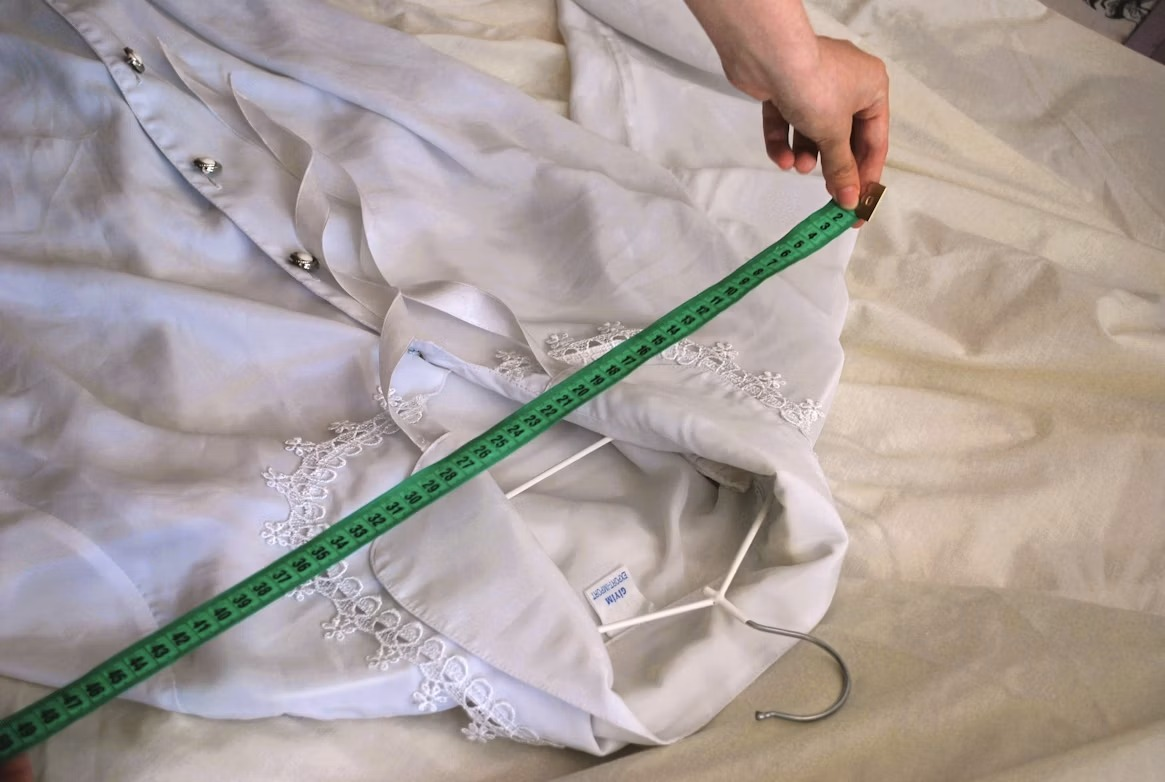
#> input picture frontend/images/about-truefit.jpg, 1165 x 782 px
$ python -i pipeline.py   (imports and definitions only)
#> lines starting #> are read from the running program, lines starting #| are printed output that depends on the picture; after the words box and inside, x2 and y2 are one past the last pixel; in counts of white or black regions, pixels touching at a corner belong together
import numpy as np
import cv2
from PIL import Image
from transformers import pipeline

# [1 line that did not run here, left out]


def auto_detect_reference_width(image_cv, expected_ratio=29.7 / 21.0, ratio_tolerance=0.2):
    """
    Tries to automatically find an A4 sheet in the photo and return its
    longer side length in pixels. Returns None if no confident match is
    found, so the caller can fall back to a manual value.
    """
    hsv = cv2.cvtColor(image_cv, cv2.COLOR_BGR2HSV)

    lower_white = np.array([0, 0, 200])
    upper_white = np.array([180, 30, 255])
    mask_white = cv2.inRange(hsv, lower_white, upper_white)

    contours, _ = cv2.findContours(mask_white, cv2.RETR_EXTERNAL, cv2.CHAIN_APPROX_SIMPLE)

    best_candidate = None
    best_score = -1
    image_area = image_cv.shape[0] * image_cv.shape[1]

    for c in contours:
        area = cv2.contourArea(c)
        if area < image_area * 0.01 or area > image_area * 0.6:
            continue

        peri = cv2.arcLength(c, True)
        approx = cv2.approxPolyDP(c, 0.03 * peri, True)
        if len(approx) != 4:
            continue

        x, y, w, h = cv2.boundingRect(c)
        long_side, short_side = max(w, h), min(w, h)
        if short_side == 0:
            continue

        ratio = long_side / short_side
        ratio_diff = abs(ratio - expected_ratio)

        if ratio_diff <= ratio_tolerance:
            rect_fill = area / (w * h)
            score = area * rect_fill * (1 - ratio_diff)
            if score > best_score:
                best_score = score
                best_candidate = long_side

    return best_candidate


def process_garment_image(image_path, reference_object_width_px=None, reference_object_cm=21.0):
#> called with image_path = 'frontend/images/about-truefit.jpg', reference_object_cm = 21
    img = Image.open(image_path)
#> img is the input picture: PIL image 1165x782 RGB; mean R, G, B 170.6, 159.5, 156
    if img.width > img.height:
        img = img.rotate(-90, expand=True)
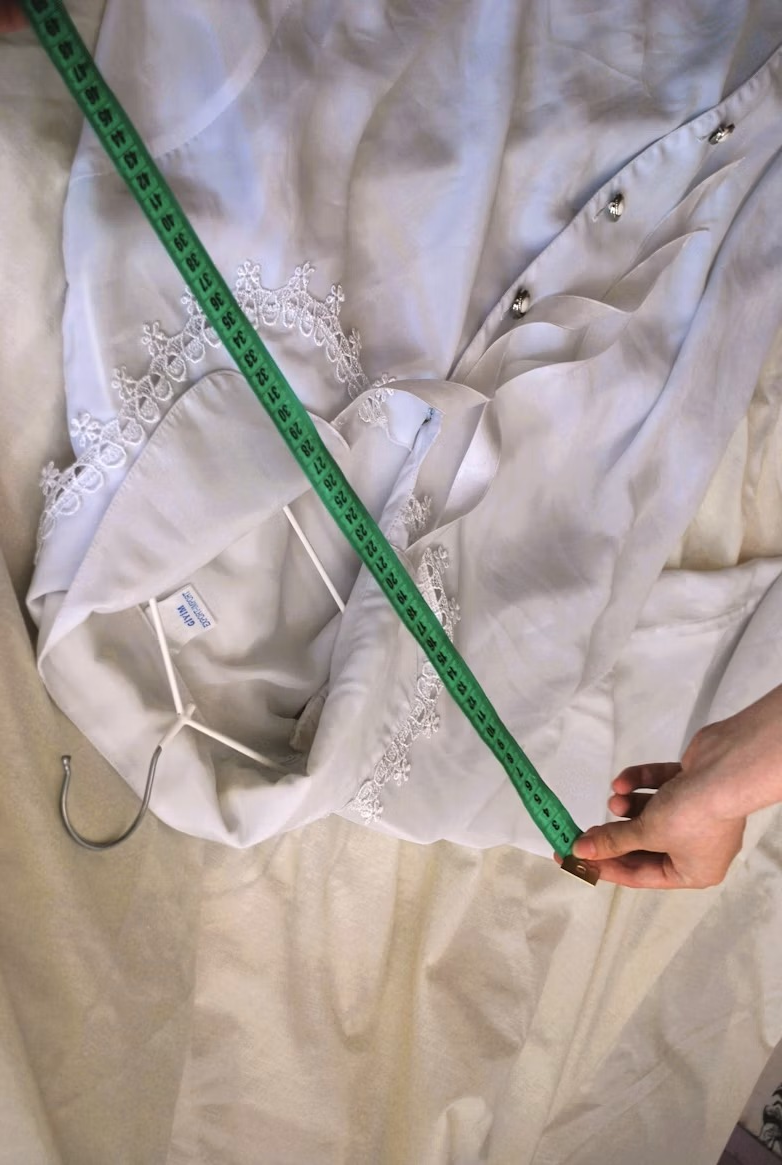
#> img: PIL image 782x1165 RGB; mean R, G, B 170.6, 159.5, 156

    reference_auto_detected = False
    if reference_object_width_px is None:
        image_cv = cv2.cvtColor(np.array(img), cv2.COLOR_RGB2BGR)
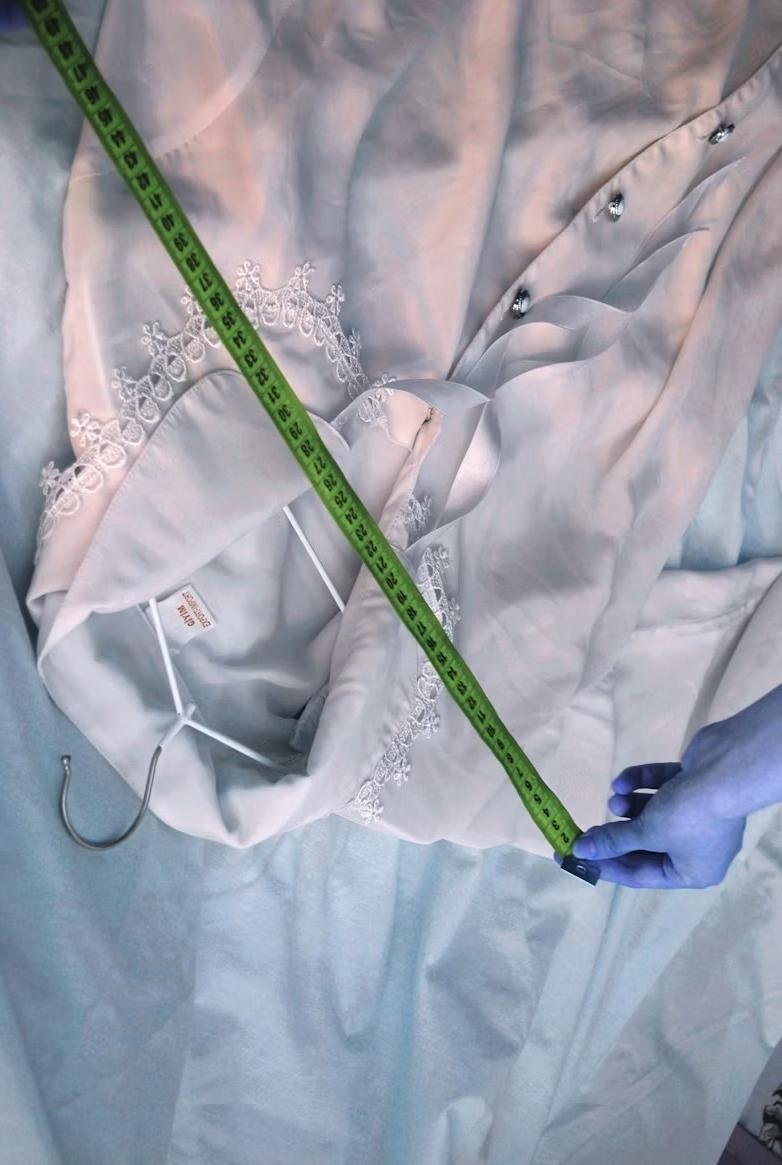
#> image_cv: shape (1165, 782, 3); mean R, G, B 156, 159.5, 170.6
        detected = auto_detect_reference_width(image_cv)
#> in auto_detect_reference_width, `hsv = cv2.cvtColor(image_cv, cv2.COLOR_BGR2HSV)`: hsv: shape (1165, 782, 3); mean H, S, V 68.5, 37.9, 175.1
#> in auto_detect_reference_width, `mask_white = cv2.inRange(hsv, lower_white, upper_white)`:
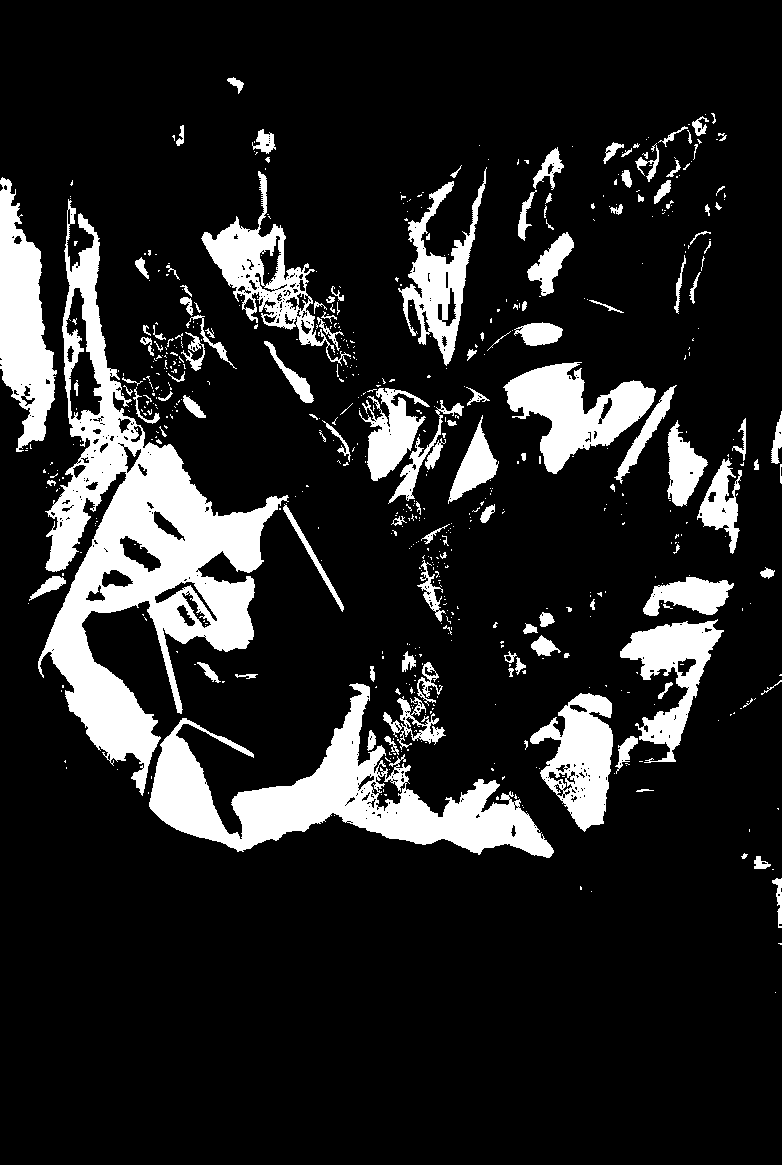
#> mask_white: shape (1165, 782); 14.8% white; 635 white regions (502 under 20 px)
#> in auto_detect_reference_width, `contours, _ = cv2.findContours(mask_white, cv2.RETR_EXTERNAL, cv2.CHAI..`: contours = 616 contours, 524 with area under 20; largest, box (x1, y1, x2, y2) and area: (38, 199, 289, 796) 45327, (149, 683, 554, 858) 22748, (0, 177, 57, 452) 8674, (503, 362, 656, 474) 7762, (201, 171, 351, 366) 7066
#> the loop in auto_detect_reference_width, `for c in contours:` made 616 passes
#> area on passes 5, 7, 45: 171, 111.5, 272.5
#> after the loop in auto_detect_reference_width, `for c in contours:`: best_score = -1
        if detected is not None:
            reference_object_width_px = detected
            reference_auto_detected = True
        else:
#> (the run stopped early here; a loop or call above may not have finished)

$ run again, on frontend/images/customer.jpg
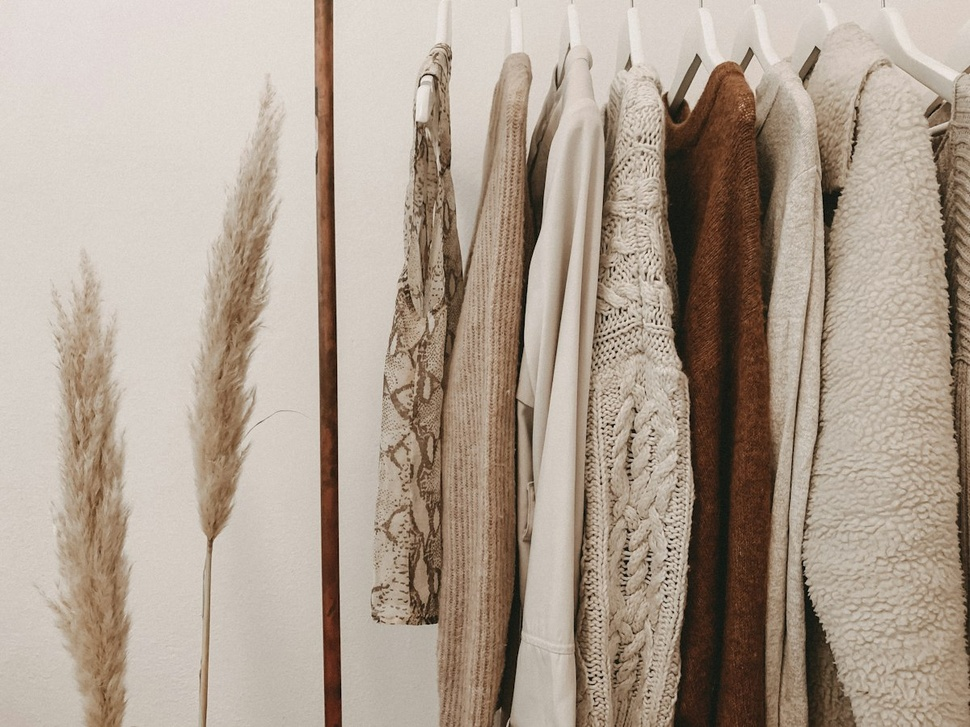
#> input picture frontend/images/customer.jpg, 970 x 727 px, shrunk from 1200 x 900 before the run
#> in process_garment_image, img is the input picture: PIL image 970x727 RGB; mean R, G, B 173.4, 158.8, 144.6
#> img: PIL image 727x970 RGB
#> in process_garment_image, `image_cv = cv2.cvtColor(np.array(img), cv2.COLOR_RGB2BGR)`:
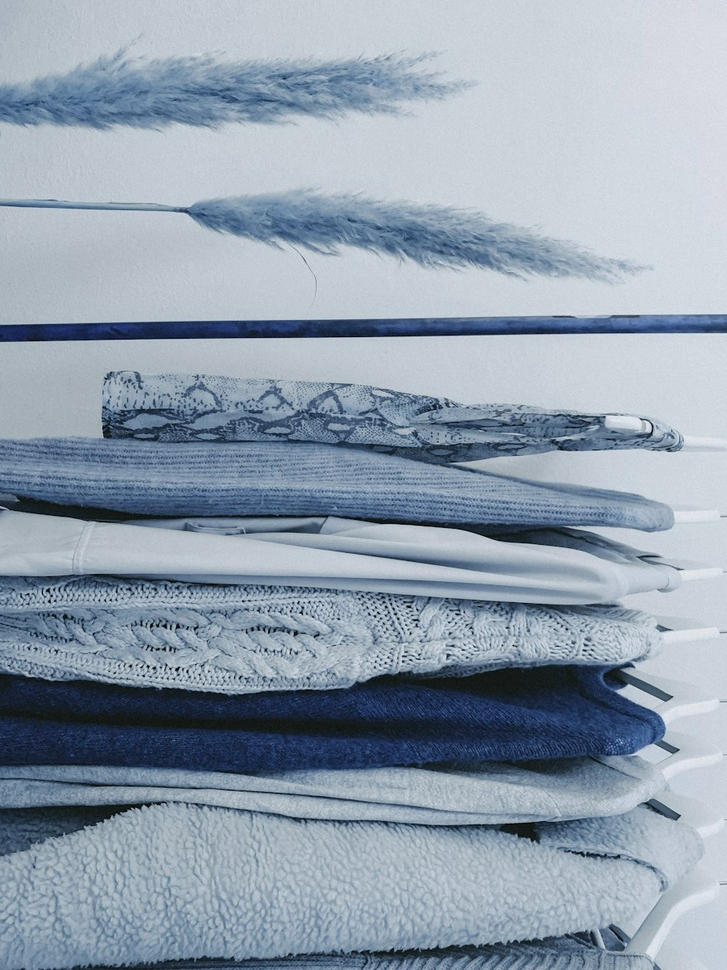
#> image_cv: shape (970, 727, 3); mean R, G, B 144.6, 158.8, 173.4
#> hsv: shape (970, 727, 3); mean H, S, V 15.3, 53.9, 173.4
#> in auto_detect_reference_width, `mask_white = cv2.inRange(hsv, lower_white, upper_white)`:
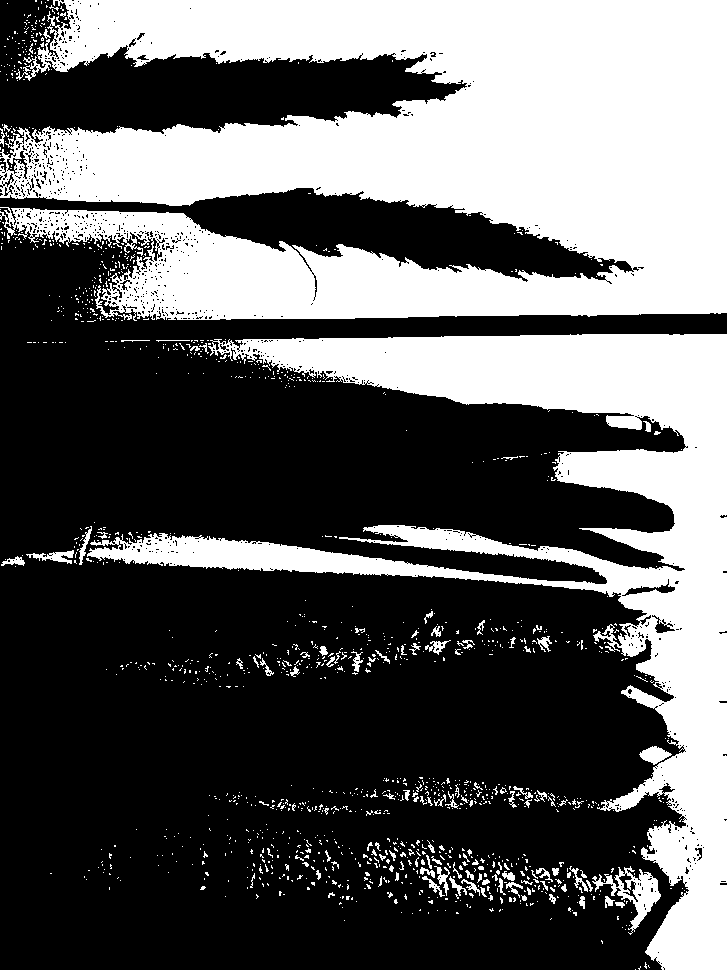
#> mask_white: shape (970, 727); 37.4% white; 1343 white regions (1233 under 20 px)
#> contours = 1340 contours, 1293 with area under 20; largest, box (x1, y1, x2, y2) and area: (0, 0, 727, 321) 164618, (87, 334, 727, 970) 85624, (592, 866, 661, 935) 1438, (639, 746, 672, 765) 317, (26, 550, 74, 564) 224
#> the loop in auto_detect_reference_width, `for c in contours:` made 1340 passes
#> area on passes 33, 53, 55: 26.5, 44.5, 37.5
#> after the loop in auto_detect_reference_width, `for c in contours:`: best_score = -1

$ run again, on frontend/images/sample-garment-a4.jpg
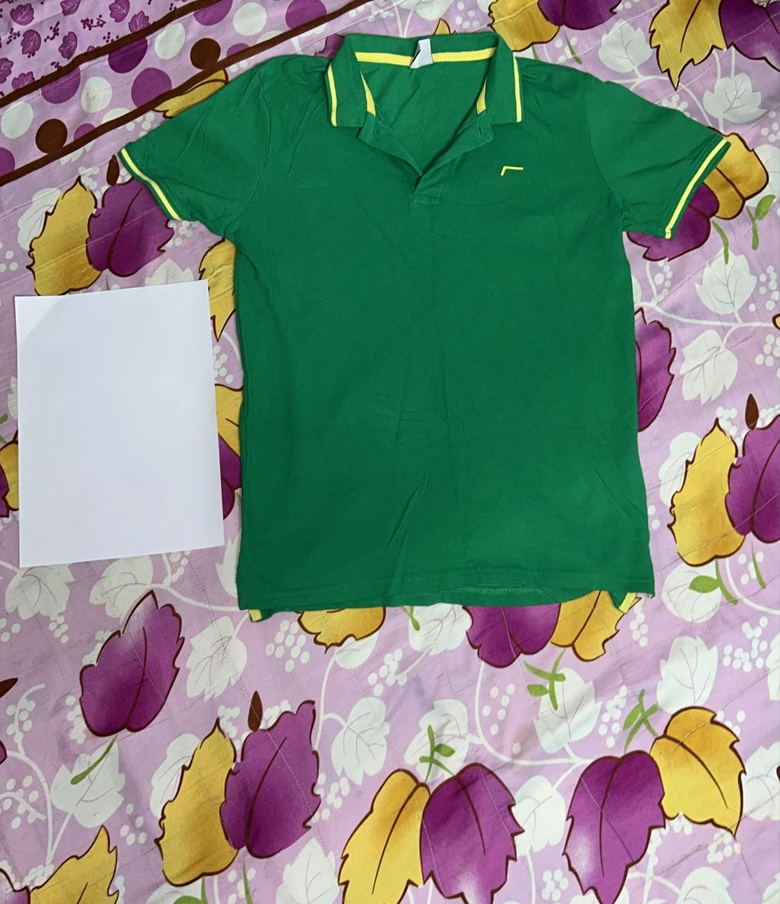
#> input picture frontend/images/sample-garment-a4.jpg, 780 x 904 px, shrunk from 1381 x 1600 before the run
#> in process_garment_image, img is the input picture: PIL image 780x904 RGB; mean R, G, B 123.3, 138.4, 127
#> hsv: shape (904, 780, 3); mean H, S, V 97.6, 120.8, 155.6
#> in auto_detect_reference_width, `mask_white = cv2.inRange(hsv, lower_white, upper_white)`:
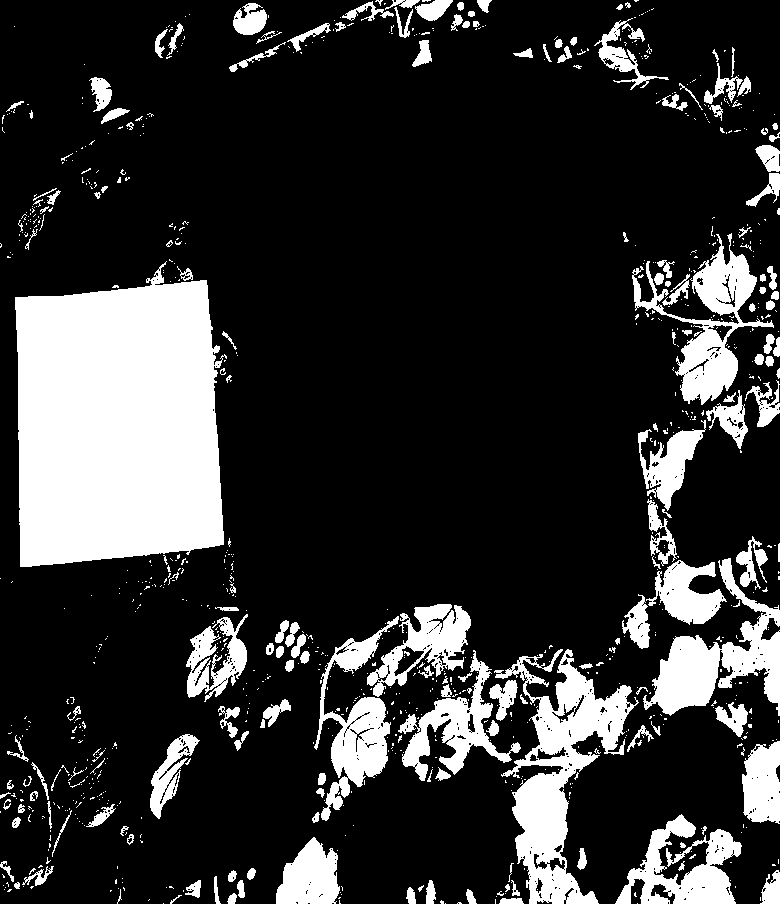
#> mask_white: shape (904, 780); 19.7% white; 928 white regions (750 under 20 px)
#> contours = 919 contours, 788 with area under 20; largest, box (x1, y1, x2, y2) and area: (15, 261, 227, 567) 52924, (494, 649, 639, 904) 13031, (643, 558, 780, 716) 7078, (632, 233, 774, 405) 6784, (314, 616, 399, 821) 5382
#> the loop in auto_detect_reference_width, `for c in contours:` made 919 passes
#> (area, peri, x, y, w, h, long_side, short_side) on pass 642: (52924.5, 1143.7, 15, 261, 212, 306, 306, 212)
#> after the loop in auto_detect_reference_width, `for c in contours:`: best_candidate = 306; best_score = 41920.5
#> detected = 306
